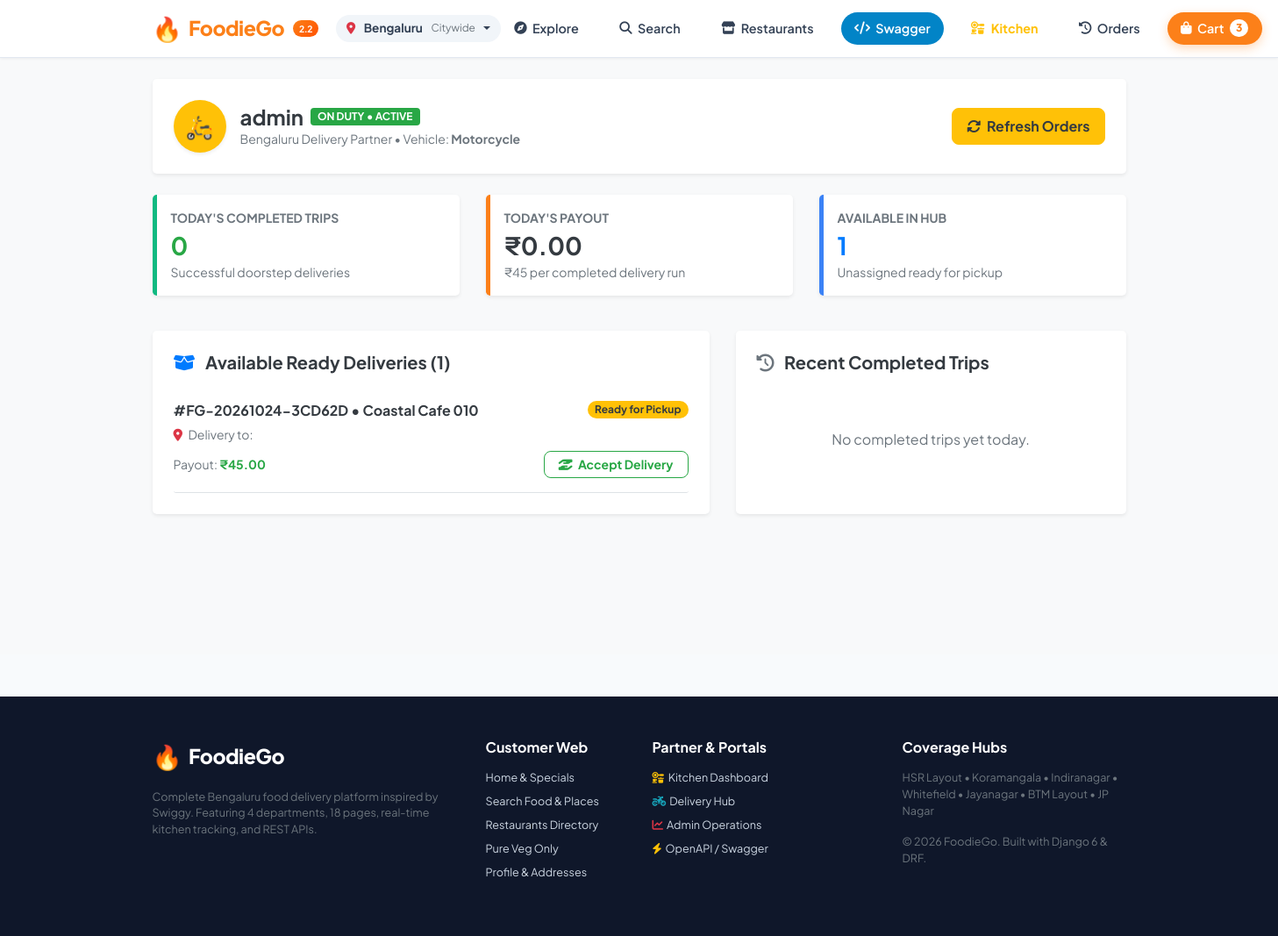
Page /delivery/dashboard/ (signed in) on the committed database.
### accounts/models.py (models this page shows, shortened)
class Profile(models.Model):
    ROLE_CHOICES = (
        ('CUSTOMER', 'Customer'),
        ('RESTAURANT', 'Restaurant Staff'),
        ('DELIVERY', 'Delivery Partner'),
        ('ADMIN', 'Platform Administrator'),
    )
    user = models.OneToOneField(User, on_delete=models.CASCADE, related_name='profile')
    role = models.CharField(max_length=20, choices=ROLE_CHOICES, default='CUSTOMER', db_index=True)
    restaurant = models.ForeignKey('main.Restaurant', on_delete=models.SET_NULL, null=True, blank=True, related_name='staff_profiles')
    phone_number = models.CharField(max_length=20, blank=True, default='')
    address = models.TextField(blank=True, default='Bengaluru, Karnataka')
    is_available = models.BooleanField(default=True)  # For delivery partners on duty
    vehicle_type = models.CharField(max_length=50, blank=True, default='Motorcycle')
    created_at = models.DateTimeField(auto_now_add=True)

### main/models.py (models this page shows, shortened)
class Order(models.Model):
    ORDER_STATUS = (
        ('Confirmed', 'Confirmed'),
        ('Accepted', 'Accepted'),
        ('Preparing', 'Preparing'),
        ('Ready for Pickup', 'Ready for Pickup'),
        ('Picked Up', 'Picked Up'),
        ('Out for Delivery', 'Out for Delivery'),
        ('Delivered', 'Delivered'),
        ('Cancelled', 'Cancelled'),
        ('Active', 'Active'),  # For backwards compatibility with initial orders
    )
    order_number = models.CharField(max_length=50, unique=True, db_index=True)
    user = models.ForeignKey(User, on_delete=models.CASCADE, related_name='customer_orders')
    restaurant = models.ForeignKey(Restaurant, on_delete=models.SET_NULL, null=True, blank=True, related_name='orders')
    assigned_delivery_partner = models.ForeignKey(User, on_delete=models.SET_NULL, null=True, blank=True, related_name='assigned_deliveries')
    coupon = models.ForeignKey(Coupon, on_delete=models.SET_NULL, null=True, blank=True, related_name='used_orders')
    discount_amount = models.FloatField(default=0.0)
    delivery_address = models.TextField(default='Bengaluru, Karnataka')
    contact_phone = models.CharField(max_length=30, blank=True, default='')
    order_instructions = models.CharField(max_length=255, blank=True, default='')
    subtotal = models.FloatField(default=0.0)
    delivery_fee = models.FloatField(default=0.0)
    tax_amount = models.FloatField(default=0.0)
    total_amount = models.FloatField(default=0.0)
    status = models.CharField(max_length=30, choices=ORDER_STATUS, default='Confirmed', db_index=True)
    payment_method = models.CharField(max_length=50, default='Cash on Delivery (DEMO)')
    is_paid = models.BooleanField(default=False)
    razorpay_order_id = models.CharField(max_length=100, blank=True, null=True, db_index=True)
    razorpay_payment_id = models.CharField(max_length=100, blank=True, null=True, db_index=True)
    razorpay_signature = models.CharField(max_length=255, blank=True, null=True)
    rejection_reason = models.CharField(max_length=255, blank=True, default='')
    created_at = models.DateTimeField(default=timezone.now)
    accepted_at = models.DateTimeField(null=True, blank=True)
    ready_at = models.DateTimeField(null=True, blank=True)
    picked_up_at = models.DateTimeField(null=True, blank=True)
    delivery_date = models.DateTimeField(null=True, blank=True)
    cancelled_at = models.DateTimeField(null=True, blank=True)
    class Meta:
        ordering = ['-created_at']
        verbose_name = 'Order'
        verbose_name_plural = 'Orders'

class Restaurant(models.Model):
    owner = models.ForeignKey(User, on_delete=models.SET_NULL, null=True, blank=True, related_name='owned_restaurants')
    demo_id = models.IntegerField(unique=True, null=True, blank=True, db_index=True)
    name = models.CharField(max_length=200)
    slug = models.SlugField(max_length=250, unique=True)
    area = models.CharField(max_length=150, db_index=True)
    city = models.CharField(max_length=100, default='Bengaluru')
    state = models.CharField(max_length=100, default='Karnataka')
    cuisine = models.CharField(max_length=150, db_index=True)
    rating = models.FloatField(default=4.0)
    rating_count = models.IntegerField(default=0)
    average_cost_for_two = models.FloatField(default=300.0)
    estimated_delivery_minutes = models.IntegerField(default=30)
    delivery_fee = models.FloatField(default=0.0)
    latitude = models.FloatField(null=True, blank=True)
    longitude = models.FloatField(null=True, blank=True)
    is_open = models.BooleanField(default=True)
    opening_time = models.CharField(max_length=20, default='08:00 AM')
    closing_time = models.CharField(max_length=20, default='11:00 PM')
    contact_phone = models.CharField(max_length=30, blank=True, default='+91 80 2345 6789')
    address_details = models.TextField(blank=True, default='')
    is_approved = models.BooleanField(default=True)
    image_url = models.URLField(max_length=500, blank=True, default='')
    image = models.ImageField(upload_to='restaurant_images/', blank=True, null=True)
    data_type = models.CharField(max_length=50, default='SYNTHETIC_DEMO')
    created_at = models.DateTimeField(default=timezone.now)
    class Meta:
        ordering = ['-rating', 'name']
        verbose_name = 'Restaurant'
        verbose_name_plural = 'Restaurants'

### main/views.py (the view)
# urls.py: path('delivery/dashboard/', views.delivery_portal_overview, name='delivery_portal_overview'),
@login_required
@delivery_required
def delivery_portal_overview(request):
    active_delivery = Order.objects.filter(
        assigned_delivery_partner=request.user,
        status__in=['Accepted', 'Preparing', 'Ready for Pickup', 'Picked Up', 'Out for Delivery']
    ).first()
    available_orders = Order.objects.filter(
        assigned_delivery_partner__isnull=True,
        status__in=['Ready for Pickup', 'Preparing']
    ).order_by('-created_at')[:15]
    completed_qs = Order.objects.filter(
        assigned_delivery_partner=request.user,
        status='Delivered'
    )
    today_start = timezone.now().replace(hour=0, minute=0, second=0, microsecond=0)
    today_completed = completed_qs.filter(delivery_date__gte=today_start).count()
    completed_deliveries = completed_qs.order_by('-delivery_date', '-created_at')[:20]
    estimated_earnings = today_completed * 45.0  # ₹45 per delivery demo payout
    context = {
        'active_delivery': active_delivery,
        'available_orders': available_orders,
        'completed_deliveries': completed_deliveries,
        'today_completed': today_completed,
        'estimated_earnings': round(estimated_earnings, 2),
        'profile': getattr(request.user, 'profile', None),
    }
    return render(request, 'main/delivery_overview.html', context)

### main/templates/main/delivery_overview.html (shortened to what this page needs)
{% extends 'main/layout.html' %}
{% load static %}
{% block content %}
<div class="delivery-portal-wrapper py-4" style="background: #f8f9fa; min-height: 85vh;">
    <div class="container">
        <div class="card border-0 shadow-sm rounded-lg p-3 p-md-4 mb-4 bg-white" style="border-radius: 16px;">
            <div class="d-flex flex-wrap justify-content-between align-items-center">
                <div class="d-flex align-items-center">
                    <div class="rounded-circle bg-warning text-dark d-flex align-items-center justify-content-center mr-3 shadow-sm" style="width: 60px; height: 60px; font-size: 1.6rem;">
                        🛵
                    </div>
                    <div>
                        <div class="d-flex align-items-center">
                            <h4 class="font-weight-bold text-dark mb-0">{{ user.first_name|default:user.username }}</h4>
                            <span class="badge badge-success ml-2 px-2 py-1">ON DUTY • ACTIVE</span>
                        </div>
                        <p class="small text-muted mb-0">
                            Bengaluru Delivery Partner • Vehicle: <strong>{{ profile.vehicle_type|default:"Hero Electric Scooter" }}</strong>
                        </p>
                    </div>
                </div>
                <div class="mt-3 mt-md-0">
                    <button class="btn btn-warning font-weight-bold text-dark px-3 py-2" onclick="window.location.reload();" style="border-radius: 8px;">
                        <i class="fa-solid fa-rotate mr-1"></i> Refresh Orders
                    </button>
                </div>
            </div>
        </div>
        <div class="row mb-4">
            <div class="col-md-4 col-sm-6 mb-3">
                <div class="card border-0 shadow-sm rounded-lg p-3 bg-white h-100" style="border-radius: 14px; border-left: 5px solid #10b981 !important;">
                    <div class="small font-weight-bold text-muted text-uppercase">Today's Completed Trips</div>
                    <div class="h3 font-weight-bold text-success mb-1 mt-1">{{ today_completed }}</div>
                    <div class="small text-muted">Successful doorstep deliveries</div>
                </div>
            </div>
            <div class="col-md-4 col-sm-6 mb-3">
                <div class="card border-0 shadow-sm rounded-lg p-3 bg-white h-100" style="border-radius: 14px; border-left: 5px solid #fc8019 !important;">
                    <div class="small font-weight-bold text-muted text-uppercase">Today's Payout</div>
                    <div class="h3 font-weight-bold text-dark mb-1 mt-1">₹{{ estimated_earnings|floatformat:2 }}</div>
                    <div class="small text-muted">₹45 per completed delivery run</div>
                </div>
            </div>
            <div class="col-md-4 col-sm-12 mb-3">
                <div class="card border-0 shadow-sm rounded-lg p-3 bg-white h-100" style="border-radius: 14px; border-left: 5px solid #3b82f6 !important;">
                    <div class="small font-weight-bold text-muted text-uppercase">Available In Hub</div>
                    <div class="h3 font-weight-bold text-primary mb-1 mt-1">{{ available_orders|length }}</div>
                    <div class="small text-muted">Unassigned ready for pickup</div>
                </div>
            </div>
        </div>
        <div class="row">
            <div class="col-lg-7 mb-4">
                <div class="card border-0 shadow-sm rounded-lg p-4 bg-white h-100" style="border-radius: 16px;">
                    <h5 class="font-weight-bold text-dark mb-3">
                        <i class="fa-solid fa-box-open text-primary mr-2"></i> Available Ready Deliveries ({{ available_orders|length }})
                    </h5>
                    {% if available_orders %}
                        <div class="list-group list-group-flush">
                            {% for ord in available_orders %}
                                <div class="list-group-item px-0 py-3 border-bottom">
                                    <div class="d-flex justify-content-between align-items-center mb-2">
                                        <h6 class="font-weight-bold text-dark mb-0">
                                            #{{ ord.order_number }} • {{ ord.restaurant.name }}
                                        </h6>
                                        <span class="badge badge-pill badge-warning text-dark font-weight-bold px-2 py-1">
                                            {{ ord.status }}
                                        </span>
                                    </div>
                                    <div class="small text-muted mb-2">
                                        <span><i class="fa-solid fa-location-dot text-danger mr-1"></i> Delivery to: {{ ord.address|truncatechars:50 }}</span>
                                    </div>
                                    <div class="d-flex justify-content-between align-items-center">
                                        <span class="small text-muted">Payout: <strong class="text-success">₹45.00</strong></span>
                                        <form action="{% url 'main:delivery_claim_order' ord.order_number %}" method="post">
                                            <button type="submit" class="btn btn-sm btn-outline-success font-weight-bold px-3 py-1" style="border-radius: 8px;">
                                                <i class="fa-solid fa-hand-holding-hand mr-1"></i> Accept Delivery
                                            </button>
                                        </form>
                                    </div>
                                </div>
                            {% endfor %}
                        </div>
                    {% else %}
                        <div class="text-center py-5 text-muted">
                            <i class="fa-solid fa-circle-check text-slate-300 mb-2" style="font-size: 2rem;"></i>
                            <p class="mb-0 font-weight-bold">No Pending Deliveries</p>
                            <small>All current kitchen orders have been assigned to delivery partners.</small>
                        </div>
                    {% endif %}
                </div>
            </div>
            <div class="col-lg-5 mb-4">
                <div class="card border-0 shadow-sm rounded-lg p-4 bg-white h-100" style="border-radius: 16px;">
                    <h5 class="font-weight-bold text-dark mb-3">
                        <i class="fa-solid fa-clock-rotate-left text-muted mr-2"></i> Recent Completed Trips
                    </h5>
                    {% if completed_deliveries %}
                        <div class="list-group list-group-flush">
                            {% for ord in completed_deliveries %}
                                <div class="list-group-item px-0 py-2 border-bottom small">
                                    <div class="d-flex justify-content-between align-items-center">
                                        <strong class="text-dark font-monospace">#{{ ord.order_number }}</strong>
                                        <span class="badge badge-success font-weight-bold">Delivered</span>
                                    </div>
                                    <div class="text-muted mt-1">{{ ord.restaurant.name }} &rarr; {{ ord.user.username }}</div>
                                    <div class="d-flex justify-content-between text-muted mt-1" style="font-size: 11px;">
                                        <span>{{ ord.delivery_date|date:"d M, h:i A" }}</span>
                                        <span class="text-success font-weight-bold">+₹45.00</span>
                                    </div>
                                </div>
                            {% endfor %}
                        </div>
                    {% else %}
                        <div class="text-center py-5 text-muted">
                            <p class="mb-0">No completed trips yet today.</p>
                        </div>
                    {% endif %}
                </div>
            </div>
        </div>
    </div>
</div>
{% endblock %}

### rows in the picture
Profile: vehicle_type "Motorcycle"
Order: order_number "FG-20261024-3CD62D", restaurant.name "Coastal Cafe 010", status "Ready for Pickup"

### other values in the picture
{{ cart_count }} "3"
{{ user.first_name|default:user.username }} "admin"
{{ today_completed }} "0"
{{ estimated_earnings|floatformat:2 }} "0.00"
{{ available_orders|length }} "1"
